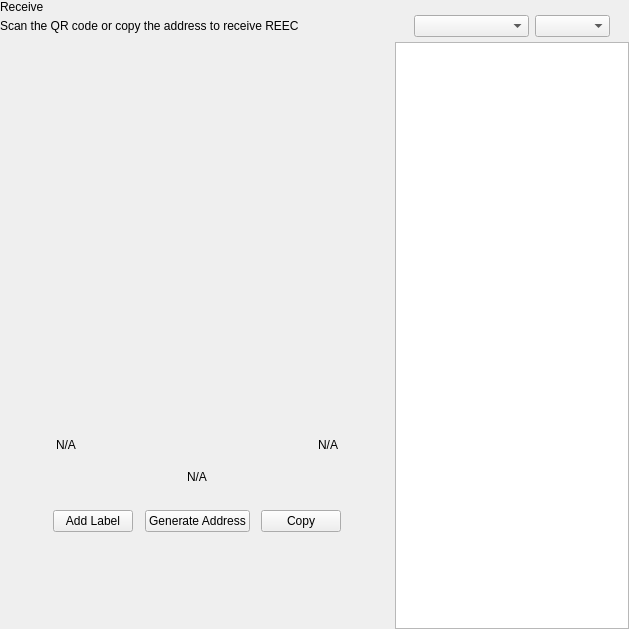
<?xml version="1.0" encoding="UTF-8"?>
<ui version="4.0">
 <class>ReceiveWidget</class>
 <widget class="QWidget" name="ReceiveWidget">
  <property name="geometry">
   <rect>
    <x>0</x>
    <y>0</y>
    <width>629</width>
    <height>629</height>
   </rect>
  </property>
  <property name="minimumSize">
   <size>
    <width>0</width>
    <height>0</height>
   </size>
  </property>
  <property name="windowTitle">
   <string>Form</string>
  </property>
  <layout class="QHBoxLayout" name="horizontalLayout_2" stretch="2,1">
   <property name="spacing">
    <number>0</number>
   </property>
   <property name="leftMargin">
    <number>0</number>
   </property>
   <property name="topMargin">
    <number>0</number>
   </property>
   <property name="rightMargin">
    <number>0</number>
   </property>
   <property name="bottomMargin">
    <number>0</number>
   </property>
   <item>
    <widget class="QWidget" name="left" native="true">
     <layout class="QVBoxLayout" name="verticalLayout_3">
      <property name="leftMargin">
       <number>0</number>
      </property>
      <property name="topMargin">
       <number>0</number>
      </property>
      <property name="rightMargin">
       <number>0</number>
      </property>
      <property name="bottomMargin">
       <number>0</number>
      </property>
      <item>
       <layout class="QVBoxLayout" name="verticalLayout_2">
        <property name="spacing">
         <number>0</number>
        </property>
        <property name="leftMargin">
         <number>0</number>
        </property>
        <item>
         <layout class="QHBoxLayout" name="horizontalLayout_3">
          <property name="spacing">
           <number>0</number>
          </property>
          <item>
           <layout class="QVBoxLayout" name="verticalLayout_4">
            <property name="spacing">
             <number>5</number>
            </property>
            <item>
             <widget class="QLabel" name="labelTitle">
              <property name="text">
               <string>Receive</string>
              </property>
             </widget>
            </item>
            <item alignment="Qt::AlignTop">
             <widget class="QLabel" name="labelSubtitle1">
              <property name="text">
               <string>Scan the QR code or copy the address to receive REEC</string>
              </property>
             </widget>
            </item>
           </layout>
          </item>
          <item>
           <spacer name="horizontalSpacer">
            <property name="orientation">
             <enum>Qt::Horizontal</enum>
            </property>
            <property name="sizeHint" stdset="0">
             <size>
              <width>40</width>
              <height>20</height>
             </size>
            </property>
           </spacer>
          </item>
         </layout>
        </item>
        <item>
         <spacer name="verticalSpacer_2">
          <property name="orientation">
           <enum>Qt::Vertical</enum>
          </property>
          <property name="sizeType">
           <enum>QSizePolicy::Expanding</enum>
          </property>
          <property name="sizeHint" stdset="0">
           <size>
            <width>20</width>
            <height>50</height>
           </size>
          </property>
         </spacer>
        </item>
        <item alignment="Qt::AlignHCenter">
         <widget class="QWidget" name="layoutQR" native="true">
          <property name="maximumSize">
           <size>
            <width>510</width>
            <height>16777215</height>
           </size>
          </property>
          <layout class="QVBoxLayout" name="verticalLayoutQr">
           <item>
            <spacer name="verticalSpacer11">
             <property name="orientation">
              <enum>Qt::Vertical</enum>
             </property>
             <property name="sizeType">
              <enum>QSizePolicy::Fixed</enum>
             </property>
             <property name="sizeHint" stdset="0">
              <size>
               <width>20</width>
               <height>20</height>
              </size>
             </property>
            </spacer>
           </item>
           <item alignment="Qt::AlignHCenter">
            <widget class="QLabel" name="labelQrImg">
             <property name="minimumSize">
              <size>
               <width>260</width>
               <height>260</height>
              </size>
             </property>
             <property name="maximumSize">
              <size>
               <width>260</width>
               <height>260</height>
              </size>
             </property>
             <property name="text">
              <string/>
             </property>
             <property name="alignment">
              <set>Qt::AlignCenter</set>
             </property>
            </widget>
           </item>
           <item>
            <spacer name="verticalSpacer_21">
             <property name="orientation">
              <enum>Qt::Vertical</enum>
             </property>
             <property name="sizeType">
              <enum>QSizePolicy::Fixed</enum>
             </property>
             <property name="sizeHint" stdset="0">
              <size>
               <width>20</width>
               <height>30</height>
              </size>
             </property>
            </spacer>
           </item>
           <item>
            <widget class="QWidget" name="widget" native="true">
             <property name="minimumSize">
              <size>
               <width>0</width>
               <height>0</height>
              </size>
             </property>
             <layout class="QHBoxLayout" name="horizontalLayout_5">
              <item>
               <widget class="QLabel" name="labelLabel">
                <property name="text">
                 <string notr="true">N/A</string>
                </property>
               </widget>
              </item>
              <item>
               <spacer name="horizontalSpacer_2">
                <property name="orientation">
                 <enum>Qt::Horizontal</enum>
                </property>
                <property name="sizeHint" stdset="0">
                 <size>
                  <width>141</width>
                  <height>20</height>
                 </size>
                </property>
               </spacer>
              </item>
              <item>
               <widget class="QLabel" name="labelDate">
                <property name="text">
                 <string notr="true">N/A</string>
                </property>
                <property name="alignment">
                 <set>Qt::AlignRight|Qt::AlignTrailing|Qt::AlignVCenter</set>
                </property>
               </widget>
              </item>
             </layout>
            </widget>
           </item>
           <item>
            <widget class="QLabel" name="labelAddress">
             <property name="sizePolicy">
              <sizepolicy hsizetype="Expanding" vsizetype="Preferred">
               <horstretch>0</horstretch>
               <verstretch>0</verstretch>
              </sizepolicy>
             </property>
             <property name="minimumSize">
              <size>
               <width>300</width>
               <height>0</height>
              </size>
             </property>
             <property name="text">
              <string notr="true">N/A</string>
             </property>
             <property name="alignment">
              <set>Qt::AlignCenter</set>
             </property>
            </widget>
           </item>
           <item>
            <spacer name="verticalSpacer_4">
             <property name="orientation">
              <enum>Qt::Vertical</enum>
             </property>
             <property name="sizeType">
              <enum>QSizePolicy::Fixed</enum>
             </property>
             <property name="sizeHint" stdset="0">
              <size>
               <width>20</width>
               <height>20</height>
              </size>
             </property>
            </spacer>
           </item>
           <item>
            <layout class="QHBoxLayout" name="horizontalLayout_4">
             <item alignment="Qt::AlignHCenter">
              <widget class="QPushButton" name="pushButtonLabel">
               <property name="focusPolicy">
                <enum>Qt::NoFocus</enum>
               </property>
               <property name="text">
                <string>Add Label</string>
               </property>
              </widget>
             </item>
             <item alignment="Qt::AlignHCenter">
              <widget class="QPushButton" name="pushButtonNewAddress">
               <property name="focusPolicy">
                <enum>Qt::NoFocus</enum>
               </property>
               <property name="text">
                <string>Generate Address</string>
               </property>
              </widget>
             </item>
             <item alignment="Qt::AlignHCenter">
              <widget class="QPushButton" name="pushButtonCopy">
               <property name="focusPolicy">
                <enum>Qt::NoFocus</enum>
               </property>
               <property name="text">
                <string>Copy</string>
               </property>
              </widget>
             </item>
            </layout>
           </item>
           <item>
            <spacer name="verticalSpacer_3">
             <property name="orientation">
              <enum>Qt::Vertical</enum>
             </property>
             <property name="sizeType">
              <enum>QSizePolicy::Expanding</enum>
             </property>
             <property name="sizeHint" stdset="0">
              <size>
               <width>20</width>
               <height>20</height>
              </size>
             </property>
            </spacer>
           </item>
          </layout>
         </widget>
        </item>
        <item>
         <spacer name="verticalSpacer">
          <property name="orientation">
           <enum>Qt::Vertical</enum>
          </property>
          <property name="sizeHint" stdset="0">
           <size>
            <width>20</width>
            <height>40</height>
           </size>
          </property>
         </spacer>
        </item>
       </layout>
      </item>
     </layout>
    </widget>
   </item>
   <item>
    <widget class="QWidget" name="right" native="true">
     <layout class="QVBoxLayout" name="verticalLayout_5">
      <property name="spacing">
       <number>0</number>
      </property>
      <property name="leftMargin">
       <number>1</number>
      </property>
      <property name="topMargin">
       <number>0</number>
      </property>
      <property name="rightMargin">
       <number>0</number>
      </property>
      <property name="bottomMargin">
       <number>0</number>
      </property>
      <item>
       <layout class="QVBoxLayout" name="container_right">
        <property name="spacing">
         <number>0</number>
        </property>
        <property name="leftMargin">
         <number>0</number>
        </property>
        <property name="rightMargin">
         <number>0</number>
        </property>
        <item>
         <layout class="QVBoxLayout" name="verticalLayout">
          <property name="spacing">
           <number>6</number>
          </property>
          <property name="leftMargin">
           <number>19</number>
          </property>
          <property name="rightMargin">
           <number>19</number>
          </property>
          <item>
           <widget class="OptionButton" name="btnRequest" native="true"/>
          </item>
          <item>
           <widget class="OptionButton" name="btnMyAddresses" native="true">
            <property name="sizePolicy">
             <sizepolicy hsizetype="Preferred" vsizetype="Minimum">
              <horstretch>0</horstretch>
              <verstretch>0</verstretch>
             </sizepolicy>
            </property>
           </widget>
          </item>
         </layout>
        </item>
        <item>
         <widget class="QWidget" name="sortWidget" native="true">
          <layout class="QHBoxLayout" name="horizontalLayout_6">
           <property name="leftMargin">
            <number>19</number>
           </property>
           <property name="rightMargin">
            <number>19</number>
           </property>
           <property name="bottomMargin">
            <number>5</number>
           </property>
           <item>
            <spacer name="horizontalSpacer_3">
             <property name="orientation">
              <enum>Qt::Horizontal</enum>
             </property>
             <property name="sizeHint" stdset="0">
              <size>
               <width>40</width>
               <height>20</height>
              </size>
             </property>
            </spacer>
           </item>
           <item>
            <widget class="QComboBox" name="comboBoxSort">
             <property name="sizePolicy">
              <sizepolicy hsizetype="Preferred" vsizetype="Fixed">
               <horstretch>0</horstretch>
               <verstretch>0</verstretch>
              </sizepolicy>
             </property>
             <property name="minimumSize">
              <size>
               <width>115</width>
               <height>0</height>
              </size>
             </property>
            </widget>
           </item>
           <item>
            <widget class="QComboBox" name="comboBoxSortOrder">
             <property name="sizePolicy">
              <sizepolicy hsizetype="Preferred" vsizetype="Fixed">
               <horstretch>0</horstretch>
               <verstretch>0</verstretch>
              </sizepolicy>
             </property>
             <property name="minimumSize">
              <size>
               <width>75</width>
               <height>0</height>
              </size>
             </property>
            </widget>
           </item>
          </layout>
         </widget>
        </item>
        <item>
         <widget class="QListView" name="listViewAddress"/>
        </item>
       </layout>
      </item>
     </layout>
    </widget>
   </item>
  </layout>
 </widget>
 <customwidgets>
  <customwidget>
   <class>OptionButton</class>
   <extends>QWidget</extends>
   <header>qt/reeccoin/optionbutton.h</header>
   <container>1</container>
  </customwidget>
 </customwidgets>
 <resources/>
 <connections/>
</ui>
